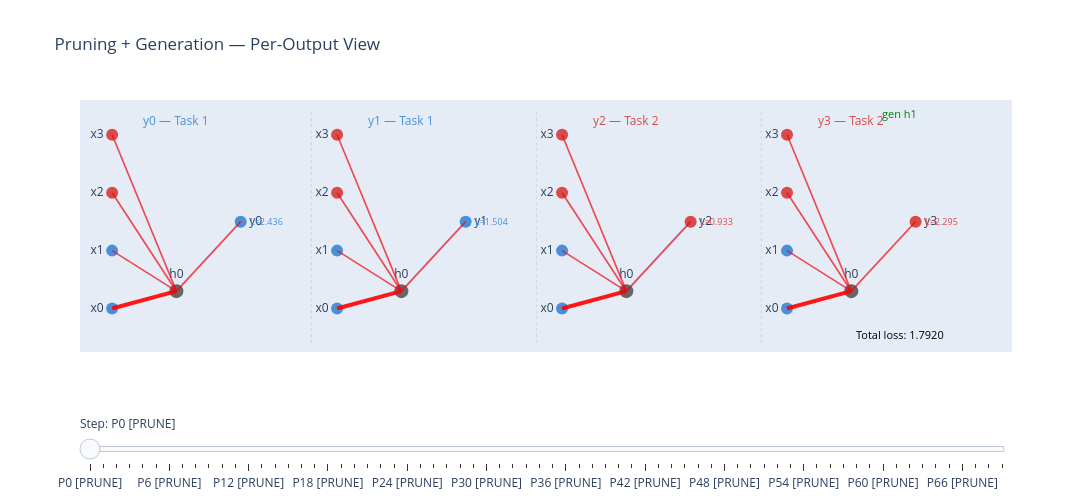

Notebook cell for this chart:
### Code cell
def plot_diagram_per_output(snapshots):
    """Like plot_diagram but split into one panel per output, showing only
    the connections that feed into that output. Nodes with no path to the
    output are hidden."""
    n_active_units = max(int(s['M_in'].any(axis=1).sum()) for s in snapshots)
    input_y  = np.linspace(0, 1, INPUT_DIM)
    hidden_y = np.array([0.5]) if n_active_units <= 1 else np.linspace(0.1, 0.9, N_HIDDEN_MAX)
    out_y_pos = 0.5  # single output node per panel, centred

    all_utils = []
    for s in snapshots:
        u_in = s['U_in'] * s['M_in']; u_out = s['U_out'] * s['M_out']
        all_utils.extend(u_in[s['M_in'] > 0].tolist())
        all_utils.extend(u_out[s['M_out'] > 0].tolist())
    vmin, vmax = 0, np.percentile(all_utils, 95) if all_utils else 1

    PANEL_W = 3.5  # x-width allocated per panel

    frames = []
    for snap in snapshots:
        M_in_s, M_out_s = snap['M_in'], snap['M_out']
        U_in_s, U_out_s = snap['U_in'], snap['U_out']
        alpha_in_s = snap.get('alpha_in', np.zeros_like(snap['W_in']))
        alpha_out_s = snap.get('alpha_out', np.zeros_like(snap['W_out']))
        W_in_s, W_out_s = snap['W_in'], snap['W_out']
        pruned_is_out = snap['pruned_is_output']
        pruned_idx    = snap['pruned_local_idx']

        shapes, hover_x, hover_y, hover_text = [], [], [], []
        # Per-trace node positions (3 traces per panel: inputs, hidden, output)
        panel_node_x, panel_node_y = [], []

        for j in range(OUTPUT_DIM):
            x0 = j * PANEL_W
            connected_hidden = {k for k in range(N_HIDDEN_MAX) if M_out_s[j, k]}
            connected_inputs  = {i for k in connected_hidden
                                   for i in range(INPUT_DIM) if M_in_s[k, i]}

            # Node x positions — None hides the marker in Plotly
            panel_node_x.append([x0  if i in connected_inputs  else None for i in range(INPUT_DIM)])
            panel_node_x.append([x0+1 if k in connected_hidden else None for k in range(N_HIDDEN_MAX)])
            panel_node_x.append([x0+2])
            panel_node_y.append(input_y.tolist())
            panel_node_y.append(hidden_y.tolist())
            panel_node_y.append([out_y_pos])

            # input → hidden edges (only for hidden units wired to this output)
            for k in sorted(connected_hidden):
                for i in range(INPUT_DIM):
                    if not M_in_s[k, i]: continue
                    u, w = float(U_in_s[k, i]), float(W_in_s[k, i])
                    alpha = float(alpha_in_s[k, i])
                    norm_u = min(max((u - vmin) / max(vmax - vmin, 1e-10), 0), 1)
                    color = f'rgba({int(255*(1-norm_u))},{int(100*norm_u)},{int(255*norm_u)},0.7)'
                    width = 1.5 + 3 * norm_u
                    is_pruned = (pruned_is_out is not None and not pruned_is_out
                                 and pruned_idx == k * INPUT_DIM + i)
                    if is_pruned: color, width = 'rgba(255,0,0,0.9)', 4
                    shapes.append(dict(type='line',
                                       x0=x0, y0=float(input_y[i]),
                                       x1=x0+1, y1=float(hidden_y[k]),
                                       line=dict(color=color, width=width)))
                    hover_x.append(x0+0.5)
                    hover_y.append(0.5*(float(input_y[i])+float(hidden_y[k])))
                    hover_text.append(f'y{j}: in[{k},{i}] w={w:.4f} u={u:.4f} alpha={alpha:.4e}')

                # hidden → output edge
                u, w = float(U_out_s[j, k]), float(W_out_s[j, k])
                alpha = float(alpha_out_s[j, k])
                norm_u = min(max((u - vmin) / max(vmax - vmin, 1e-10), 0), 1)
                color = f'rgba({int(255*(1-norm_u))},{int(100*norm_u)},{int(255*norm_u)},0.7)'
                width = 1.5 + 3 * norm_u
                is_pruned = (pruned_is_out is not None and pruned_is_out
                             and pruned_idx == j * N_HIDDEN_MAX + k)
                if is_pruned: color, width = 'rgba(255,0,0,0.9)', 4
                shapes.append(dict(type='line',
                                   x0=x0+1, y0=float(hidden_y[k]),
                                   x1=x0+2, y1=out_y_pos,
                                   line=dict(color=color, width=width)))
                hover_x.append(x0+1.5)
                hover_y.append(0.5*(float(hidden_y[k])+out_y_pos))
                hover_text.append(f'y{j}: out[{j},{k}] w={w:.4f} u={u:.4f} alpha={alpha:.4e}')

        loss_annots = []
        pol = snap['per_output_loss']
        for j in range(OUTPUT_DIM):
            x0   = j * PANEL_W
            task = j // N_OUTPUTS_PER_TASK
            c    = '#4a90d9' if task == 0 else '#d94a4a'
            loss_annots.append(dict(x=x0+2.4, y=out_y_pos, text=f'L={pol[j]:.3f}',
                                    showarrow=False, font=dict(size=9, color=c)))
        cx = (OUTPUT_DIM * PANEL_W - PANEL_W / 2)
        loss_annots.append(dict(x=cx, y=-0.15,
                                text=f'Total loss: {snap["total_loss"]:.4f}',
                                showarrow=False, font=dict(size=11, color='black')))
        if snap.get('event'):
            loss_annots.append(dict(x=cx, y=1.12, text=snap['event'],
                                    showarrow=False, font=dict(size=11, color='green')))

        label = f'P{snap["prune_step"]}'
        label += ' [PRUNE]' if snap['is_prune_frame'] else f'.{snap["sub_step"]+1}'
        frames.append((shapes, hover_x, hover_y, hover_text,
                       loss_annots, label, panel_node_x, panel_node_y))

    # ── Build figure ────────────────────────────────────────────────────────
    fig = go.Figure()
    colors_in  = ['#4a90d9'] * N_INPUTS_PER_TASK  + ['#d94a4a'] * N_INPUTS_PER_TASK

    init_pnx, init_pny = frames[0][6], frames[0][7]
    for j in range(OUTPUT_DIM):
        task      = j // N_OUTPUTS_PER_TASK
        out_color = '#4a90d9' if task == 0 else '#d94a4a'
        fig.add_trace(go.Scatter(
            x=init_pnx[j*3], y=init_pny[j*3], mode='markers+text',
            marker=dict(size=12, color=colors_in),
            text=[f'x{i}' for i in range(INPUT_DIM)],
            textposition='middle left', showlegend=False, hoverinfo='skip'))
        fig.add_trace(go.Scatter(
            x=init_pnx[j*3+1], y=init_pny[j*3+1], mode='markers+text',
            marker=dict(size=14, color=['#666']*N_HIDDEN_MAX),
            text=[f'h{k}' for k in range(N_HIDDEN_MAX)],
            textposition='top center', showlegend=False, hoverinfo='skip'))
        fig.add_trace(go.Scatter(
            x=init_pnx[j*3+2], y=init_pny[j*3+2], mode='markers+text',
            marker=dict(size=12, color=[out_color]),
            text=[f'y{j}'],
            textposition='middle right', showlegend=False, hoverinfo='skip'))

    # Invisible hover trace
    fig.add_trace(go.Scatter(x=frames[0][1], y=frames[0][2], mode='markers',
        marker=dict(size=15, opacity=0), text=frames[0][3],
        hoverinfo='text', showlegend=False))

    # Base annotations: panel titles + vertical dividers as shapes
    base_annots = []
    base_shapes = []
    for j in range(OUTPUT_DIM):
        x0   = j * PANEL_W
        task = j // N_OUTPUTS_PER_TASK
        c    = '#4a90d9' if task == 0 else '#d94a4a'
        base_annots.append(dict(x=x0+1, y=1.08, text=f'y{j} — Task {task+1}',
                                showarrow=False, font=dict(color=c, size=12)))
        if j > 0:
            base_shapes.append(dict(type='line',
                                    x0=x0-0.4, y0=-0.2, x1=x0-0.4, y1=1.15,
                                    line=dict(color='lightgray', width=1, dash='dot')))

    fig.update_layout(shapes=base_shapes + frames[0][0],
                      annotations=base_annots + frames[0][4])

    # Slider
    node_text_static = []
    for j in range(OUTPUT_DIM):
        node_text_static += [
            [f'x{i}' for i in range(INPUT_DIM)],
            [f'h{k}' for k in range(N_HIDDEN_MAX)],
            [f'y{j}'],
        ]

    steps = []
    for sh, hx, hy, ht, la, lbl, pnx, pny in frames:
        steps.append(dict(
            method='update',
            args=[{'x': pnx + [hx], 'y': pny + [hy],
                   'text': node_text_static + [ht]},
                  {'shapes': base_shapes + sh,
                   'annotations': base_annots + la}],
            label=lbl))

    fig.update_layout(
        sliders=[dict(active=0, currentvalue=dict(prefix='Step: '),
                      steps=steps, pad=dict(t=60))],
        title='Pruning + Generation — Per-Output View',
        xaxis=dict(range=[-0.5, OUTPUT_DIM*PANEL_W], showgrid=False,
                   zeroline=False, showticklabels=False),
        yaxis=dict(range=[-0.25, 1.2], showgrid=False,
                   zeroline=False, showticklabels=False),
        height=500, width=max(950, 300*OUTPUT_DIM))
    return fig

fig2 = plot_diagram_per_output(snapshots)
ts = datetime.now().strftime("%Y%m%d_%H%M%S")
fig2.write_html(f"./plots/plot_per_output_{ts}.html")
fig2.show()
